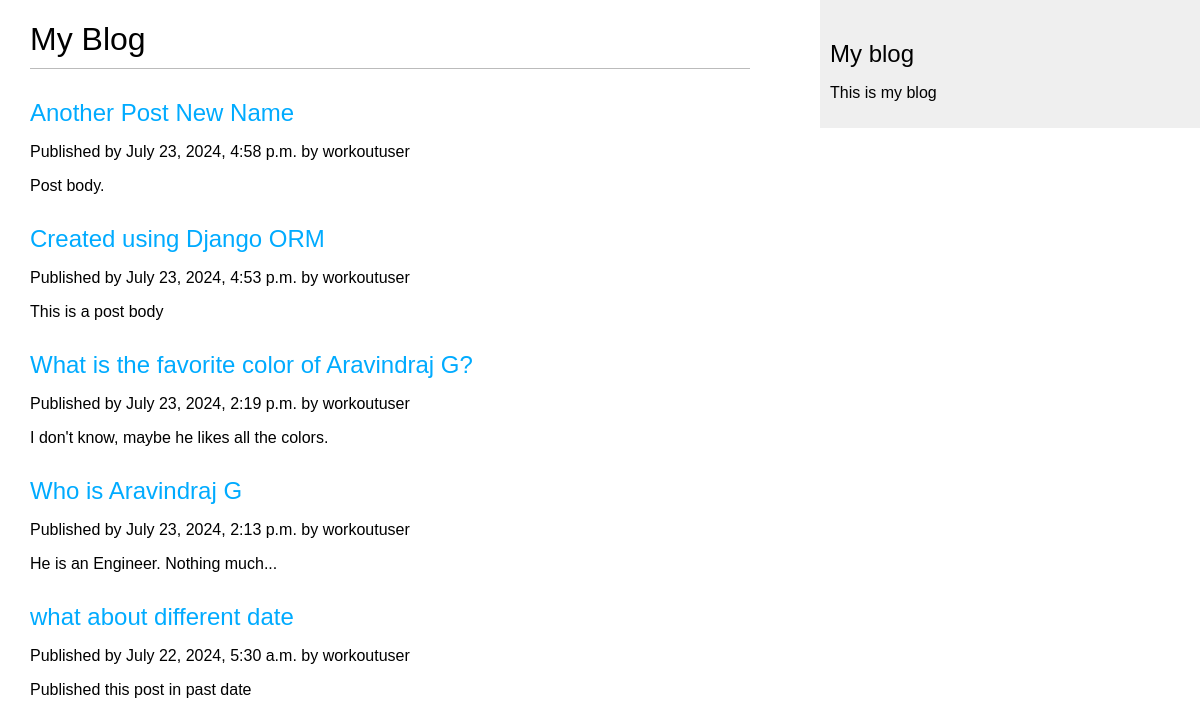
Page /blog/ on the earlier database version.
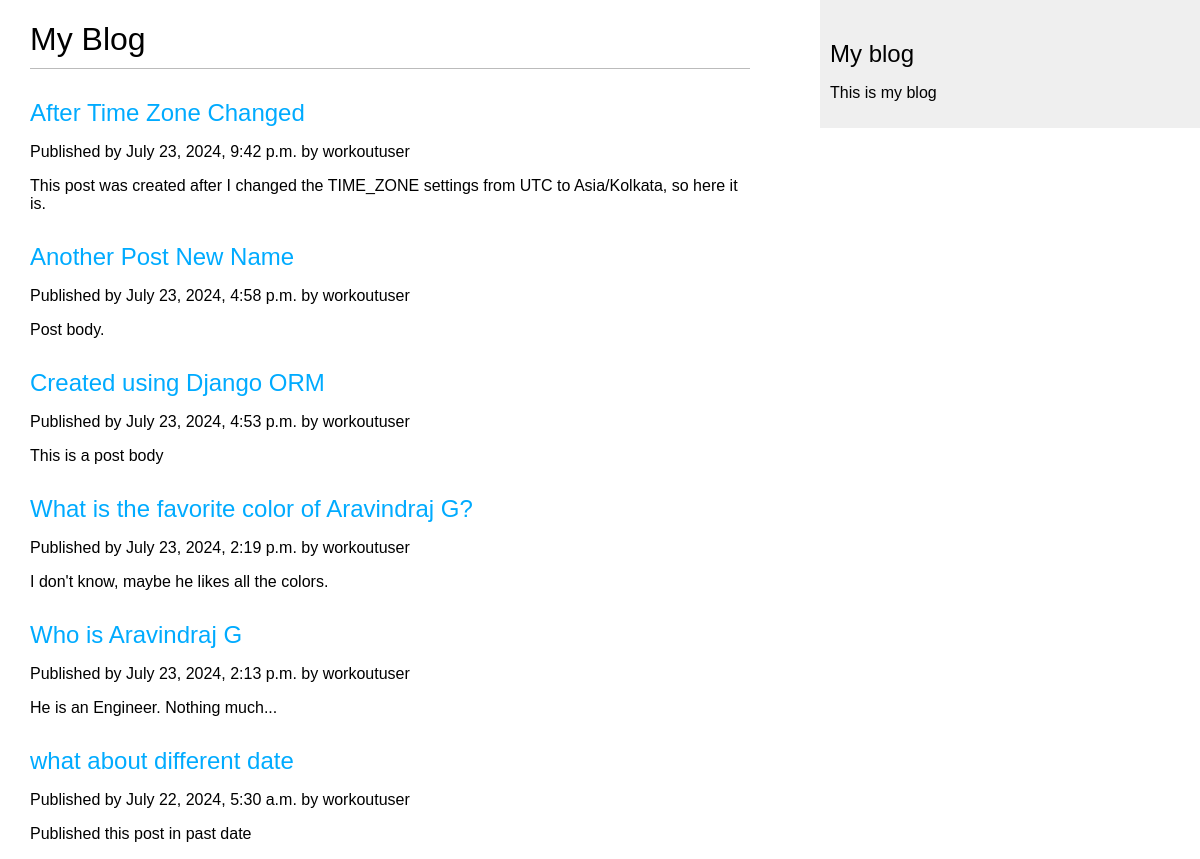
Same page on the later database version.
### myblog/models.py (models this page shows, shortened)
class Post(models.Model):
    class Status(models.TextChoices):
        DRAFT = 'DF', 'Draft',
        PUBLISHED = 'PB', 'Published'
    objects = models.Manager()
    published = PublishedManager()
    title = models.CharField(max_length=250)
    slug = models.SlugField(max_length=250)
    body = models.TextField()
    author = models.ForeignKey(User, on_delete=models.CASCADE,
                               related_name='blog_posts')
    publish = models.DateTimeField(default=timezone.now())
    created = models.DateTimeField(auto_now_add=True)
    updated = models.DateTimeField(auto_now=True)
    status = models.CharField(max_length=2,
                              choices=Status.choices,
                              default=Status.DRAFT)
    class Meta:
        ordering = ['-publish']
        indexes = [
            models.Index(fields=['-publish'])
        ]

### myblog/views.py (the view)
# urls.py: path('', views.post_list, name = 'post_list'),
def post_list(request):
    posts = Post.published.all()
    return render(request, 'myblog/post/list.html', {'posts':posts})

### myblog/models.py (called while the page is built)
    def get_queryset(self):
        return super().get_queryset().filter(status = Post.Status.PUBLISHED)

### myblog/templates/myblog/post/list.html (shortened to what this page needs)
{% extends "myblog/base.html" %}
{% block content %}
    <h1>My Blog</h1>
    {% for post in posts %}
        <h2>
            <a href="{%url 'myblog:post_detail' post.id%}">{{ post.title }}</a>
        </h2>
        <p>
            Published by {{ post.publish }} by {{ post.author }}
        </p>
        {{ post.body|truncatewords:30|linebreaks }}
    {% endfor %}
{% endblock %}

Differences in the rows shown:
added Post: title "After Time Zone Changed", publish "July 23, 2024, 9:42 p.m.", author "workoutuser", body "This post was created after I changed the TIME_ZONE settings from UTC to Asia/Kolkata, so here it is."
